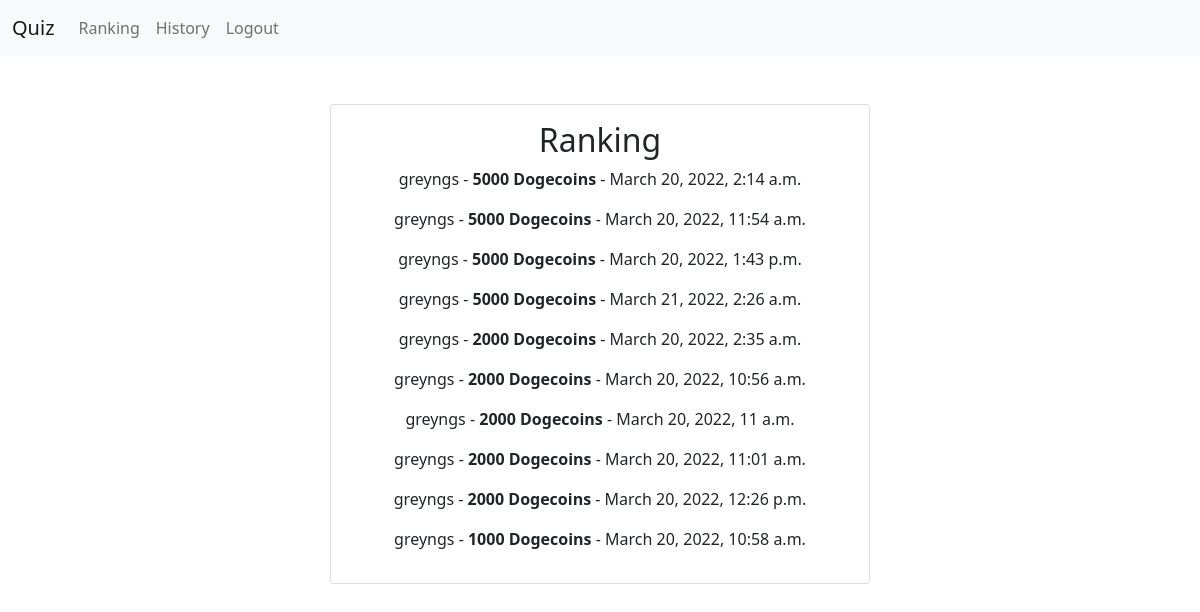
The app's page /ranking/ (signed in) with its own data.
### API/models.py (models this page shows)
class History(models.Model):
    user = models.ForeignKey(settings.AUTH_USER_MODEL, on_delete=models.CASCADE)
    score = models.IntegerField()
    date = models.DateTimeField(default=datetime.now)

### social/views.py (the view)
# urls.py: path('ranking/', ranking, name='ranking_process'),
def ranking(request):
    records = list(History.objects.all().order_by('-score'))
    context = {'title' : "Ranking", "records" : records[:10]}
    return render(request, 'ranking.html', context)

### social/templates/ranking.html (shortened to what this page needs)
{% extends "base.html" %}
{% block content %}
    <div class="card">
        <div class="card-body">
            <h2 class="card-title">Ranking</h2>
            {% for record in records %}
                <p>{{record.user.username}} - <strong>{{record.score}} Dogecoins</strong> - {{record.date}}</p>
            {% endfor %}
        </div>
    </div>
{% endblock content %}

### records on screen
History: user.username "greyngs", score "5000", date "March 20, 2022, 2:14 a.m."
History: user.username "greyngs", score "5000", date "March 20, 2022, 11:54 a.m."
History: user.username "greyngs", score "5000", date "March 20, 2022, 1:43 p.m."
History: user.username "greyngs", score "5000", date "March 21, 2022, 2:26 a.m."
History: user.username "greyngs", score "2000", date "March 20, 2022, 2:35 a.m."
History: user.username "greyngs", score "2000", date "March 20, 2022, 10:56 a.m."
History: user.username "greyngs", score "2000", date "March 20, 2022, 11 a.m."
History: user.username "greyngs", score "2000", date "March 20, 2022, 11:01 a.m."
History: user.username "greyngs", score "2000", date "March 20, 2022, 12:26 p.m."
History: user.username "greyngs", score "1000", date "March 20, 2022, 10:58 a.m."
